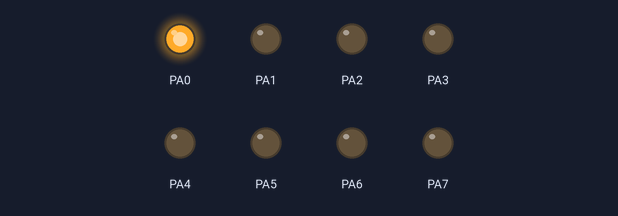
The program below on a simulated ATmega32, built with avr-gcc and emulated at 1 MHz. Shown: output pins drawn as LEDs (lit = HIGH).

Above: at 0.15 s.
At 0.75 s:
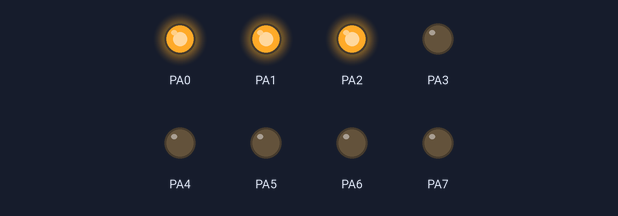
At 1.35 s:
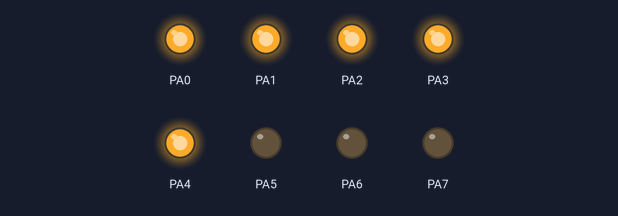
At 2.85 s:
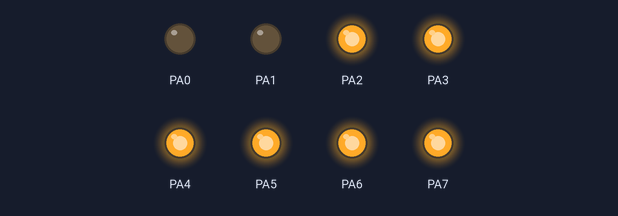
At 4.35 s:
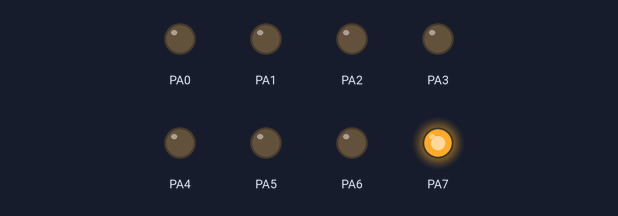
At 5.85 s:
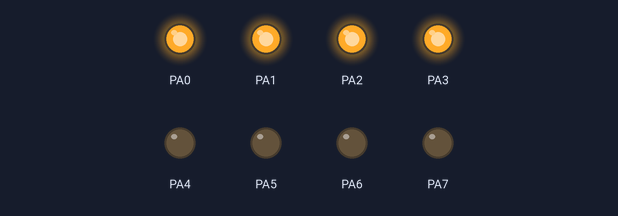
Timing chart, 0 to 6.2 s (numbered marks = the images above):
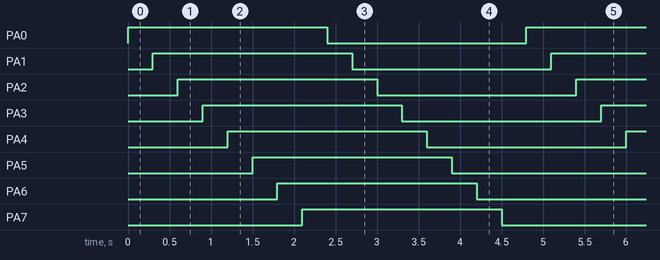

Measured:
- by itself, PA0–7: alternates HIGH for 2.4 s and LOW for 2.4 s
- by itself, everything shown: repeats every 4.8 s, in 16 steps

The program:

main.c
```c
#include<stdint.h>
#include<util/delay.h>
typedef uint8_t u8;
#define DDRA *((u8*)0x3A)
#define PORTA *((u8*)0x3B)
#define PINA *((volatile u8*)0x39)


int main(void)
{

   DDRA=255;
	while(1)
	{
		// Pins in PORTA is high
		for(int i=0;i<8;i++)
		{
			PORTA|=(1<<i);
			_delay_ms(300);
		}
		// Pins in PORTA is low
		for(int i=0;i<8;i++)
			{
			    PORTA&=~(1<<i);
			    _delay_ms(300);
			}

	}

	return 0;
}
```
